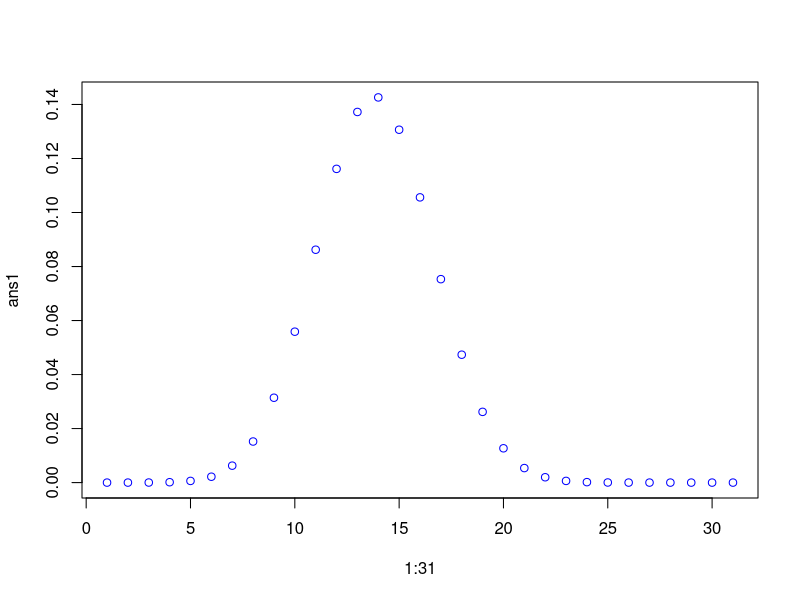
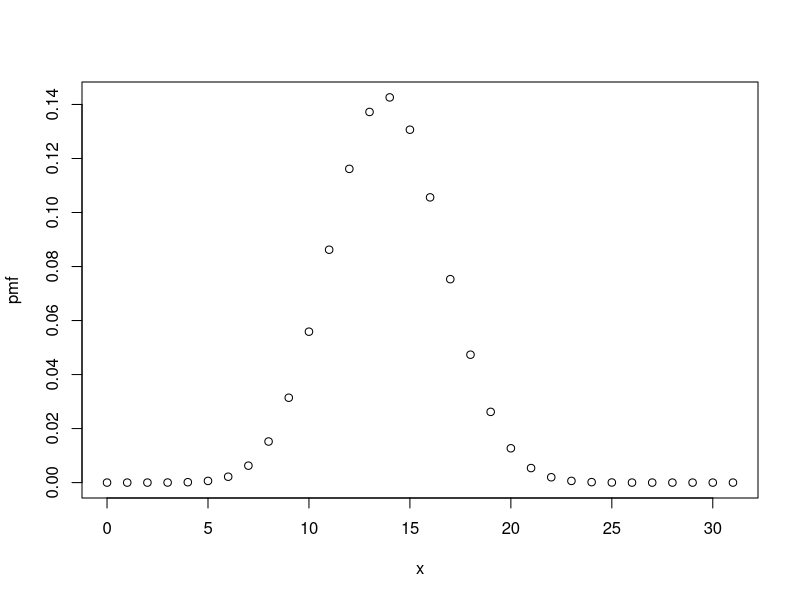
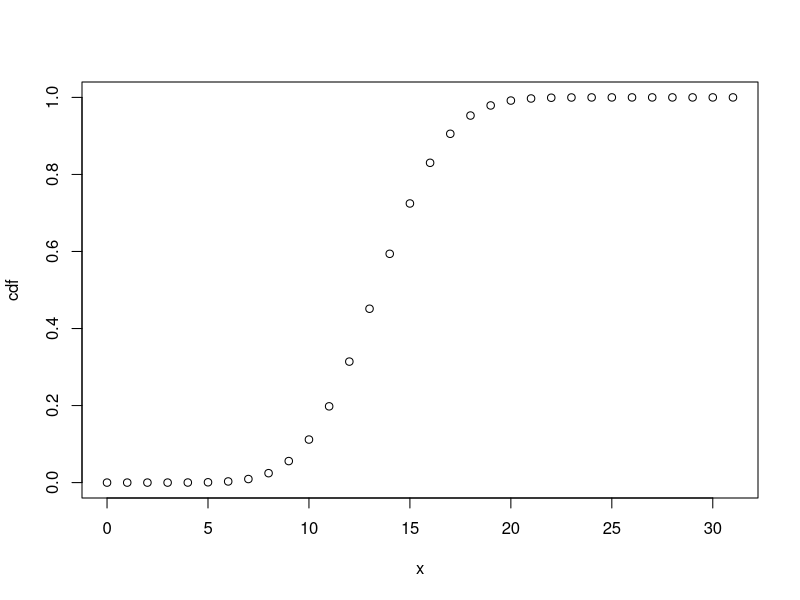
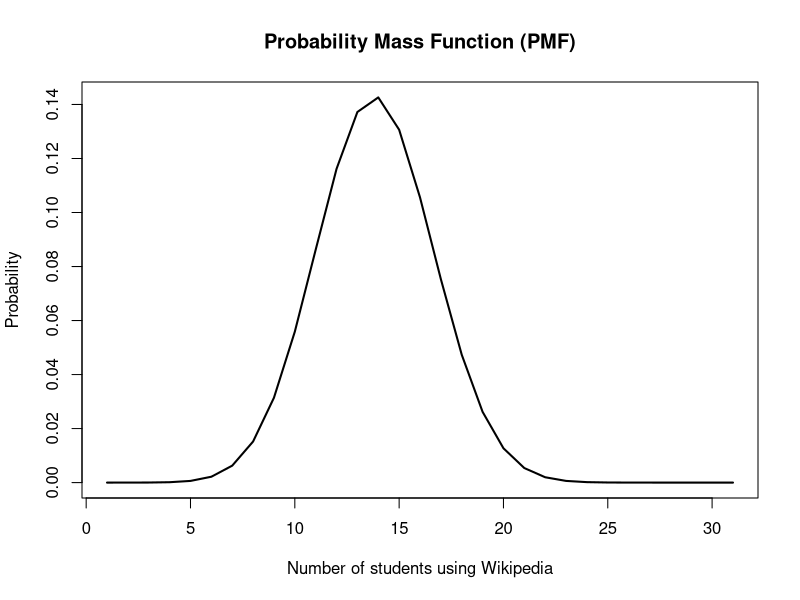
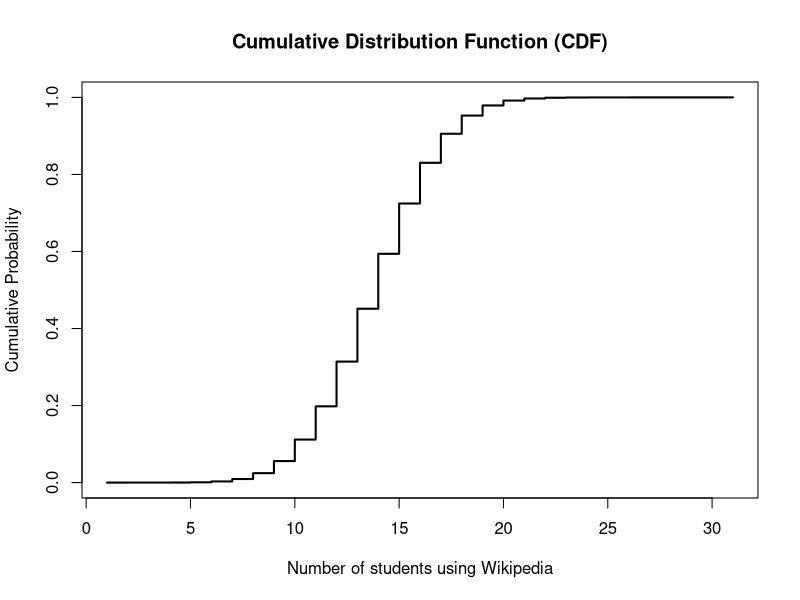

Write the R code that produced these figures, in order.
#Q1
#method1
a1=dbinom(7,12,1/6)
a1
a2=dbinom(8,12,1/6)
a2
a3=dbinom(9,12,1/6)
a3
a1+a2+a3
#method2
ans=pbinom(9,12,1/6)-pbinom(6,12,1/6)
ans
#method3
diff(pbinom(c(6,9),12,1/6))

#Q2
pnorm(84,72,15.2,lower.tail = F)
#greater than mai false karna hai
#method2
1-pnorm(84,72,15.2)


#Q3
#poisson
#  = ke liye d and other than that p
dpois(0,5)
dpois(48,50)+dpois(49,50)+dpois(50,50)

ppois(50,50)-ppois(47,50)

#Q4
#parts and further parts
#hypergeometric
# dhyper(kitne ki, wo kitne hai, uske alawa kitne hai, sample mai kitne uthaye)
dhyper(3,17,233,5)
#if nondef was asked
#then
dhyper(3,233,17,5)

#Q5

#b
n=1:31
ans1=dbinom(n,31,prob=0.447)
ans1
plot(1:31,ans1,type='p',col='blue')

#c

#Q5

x=seq(0,31)
pmf=dbinom(x,31,.447)
plot(x,pmf)

cdf=pbinom(x,31,.447)
plot(x,cdf)

mean(x)
var(x)
sd(x)

#a Binomial DIstibution
#b
n= 31
p=0.447

x = 1:n
pmf <- dbinom(x,  n,  p)
plot(x, pmf, type = "l", lwd = 2, xlab = "Number of students using Wikipedia", ylab = "Probability", main = "Probability Mass Function (PMF)")

#c
cdf <- pbinom(x, size = n, prob = p)

plot(x, cdf, type = "s", lwd = 2, xlab = "Number of students using Wikipedia", ylab = "Cumulative Probability", main = "Cumulative Distribution Function (CDF)")

#d
mean_X = n * p
var_X = n * p * (1 - p)
sd_X = sqrt(var_X)

mean_X
var_X
sd_X

